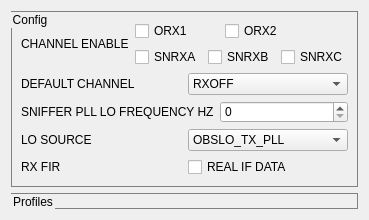
         <widget class="QWidget" name="tab_8">
          <attribute name="title">
           <string>OBS Settings</string>
          </attribute>
          <layout class="QVBoxLayout" name="verticalLayout_42">
           <item>
            <widget class="QGroupBox" name="groupBox_14">
             <property name="maximumSize">
              <size>
               <width>16777215</width>
               <height>250</height>
              </size>
             </property>
             <property name="styleSheet">
              <string notr="true">QGroupBox{
border:1px solid gray;
}</string>
             </property>
             <property name="title">
              <string>Config</string>
             </property>
             <layout class="QVBoxLayout" name="verticalLayout_19">
              <item>
               <layout class="QHBoxLayout" name="horizontalLayout_62">
                <item>
                 <widget class="QLabel" name="label_29">
                  <property name="text">
                   <string>CHANNEL ENABLE</string>
                  </property>
                 </widget>
                </item>
                <item>
                 <layout class="QVBoxLayout" name="verticalLayout_17">
                  <item>
                   <layout class="QHBoxLayout" name="horizontalLayout_61">
                    <item>
                     <widget class="QCheckBox" name="obs_settings_chk_orx1">
                      <property name="text">
                       <string>ORX1</string>
                      </property>
                     </widget>
                    </item>
                    <item>
                     <widget class="QCheckBox" name="obs_settings_chk_orx2">
                      <property name="text">
                       <string>ORX2</string>
                      </property>
                     </widget>
                    </item>
                    <item>
                     <spacer name="horizontalSpacer_27">
                      <property name="orientation">
                       <enum>Qt::Horizontal</enum>
                      </property>
                      <property name="sizeType">
                       <enum>QSizePolicy::Minimum</enum>
                      </property>
                      <property name="sizeHint" stdset="0">
                       <size>
                        <width>40</width>
                        <height>20</height>
                       </size>
                      </property>
                     </spacer>
                    </item>
                   </layout>
                  </item>
                  <item>
                   <layout class="QHBoxLayout" name="horizontalLayout_60">
                    <item>
                     <widget class="QCheckBox" name="obs_settings_chk_snrxa">
                      <property name="text">
                       <string>SNRXA</string>
                      </property>
                     </widget>
                    </item>
                    <item>
                     <widget class="QCheckBox" name="obs_settings_chk_snrxb">
                      <property name="text">
                       <string>SNRXB</string>
                      </property>
                     </widget>
                    </item>
                    <item>
                     <widget class="QCheckBox" name="obs_settings_chk_snrxc">
                      <property name="text">
                       <string>SNRXC</string>
                      </property>
                     </widget>
                    </item>
                   </layout>
                  </item>
                 </layout>
                </item>
               </layout>
              </item>
              <item>
               <layout class="QHBoxLayout" name="horizontalLayout_63">
                <item>
                 <widget class="QLabel" name="label_58">
                  <property name="text">
                   <string>DEFAULT CHANNEL</string>
                  </property>
                 </widget>
                </item>
                <item>
                 <widget class="QComboBox" name="obs_settings_cmb_default_channel">
                  <item>
                   <property name="text">
                    <string>RXOFF</string>
                   </property>
                  </item>
                  <item>
                   <property name="text">
                    <string>RX1_TXLO</string>
                   </property>
                  </item>
                  <item>
                   <property name="text">
                    <string>RX2_TXLO</string>
                   </property>
                  </item>
                  <item>
                   <property name="text">
                    <string>INTERNALCALS</string>
                   </property>
                  </item>
                  <item>
                   <property name="text">
                    <string>SNIFFER</string>
                   </property>
                  </item>
                  <item>
                   <property name="text">
                    <string>RX1_SNIFFERLO</string>
                   </property>
                  </item>
                  <item>
                   <property name="text">
                    <string>RX2_SNIFFERLO</string>
                   </property>
                  </item>
                  <item>
                   <property name="text">
                    <string>SNIFFER_A</string>
                   </property>
                  </item>
                  <item>
                   <property name="text">
                    <string>SNIFFER_B</string>
                   </property>
                  </item>
                  <item>
                   <property name="text">
                    <string>SNIFFER_C</string>
                   </property>
                  </item>
                 </widget>
                </item>
               </layout>
              </item>
              <item>
               <layout class="QHBoxLayout" name="horizontalLayout_72">
                <item>
                 <widget class="QLabel" name="label_59">
                  <property name="text">
                   <string>SNIFFER PLL LO FREQUENCY HZ</string>
                  </property>
                 </widget>
                </item>
                <item>
                 <widget class="QDoubleSpinBox" name="obs_settings_txt_sniffer_pll_lo_frequency_hz">
                  <property name="decimals">
                   <number>0</number>
                  </property>
                  <property name="maximum">
                   <double>999999999999999.000000000000000</double>
                  </property>
                 </widget>
                </item>
               </layout>
              </item>
              <item>
               <layout class="QHBoxLayout" name="horizontalLayout_73">
                <item>
                 <widget class="QLabel" name="label_60">
                  <property name="text">
                   <string>LO SOURCE</string>
                  </property>
                 </widget>
                </item>
                <item>
                 <widget class="QComboBox" name="obs_settings_cmb_lo_source">
                  <item>
                   <property name="text">
                    <string>OBSLO_TX_PLL</string>
                   </property>
                  </item>
                  <item>
                   <property name="text">
                    <string>OBSLO_SNIFFER_PLL</string>
                   </property>
                  </item>
                 </widget>
                </item>
               </layout>
              </item>
              <item>
               <layout class="QHBoxLayout" name="horizontalLayout_74">
                <item>
                 <widget class="QLabel" name="label_61">
                  <property name="text">
                   <string>RX FIR</string>
                  </property>
                 </widget>
                </item>
                <item>
                 <widget class="QCheckBox" name="obs_settings_chk_rx_fir">
                  <property name="text">
                   <string>REAL IF DATA</string>
                  </property>
                 </widget>
                </item>
               </layout>
              </item>
             </layout>
            </widget>
           </item>
           <item>
            <widget class="QGroupBox" name="groupBox_15">
             <property name="styleSheet">
              <string notr="true">QGroupBox{
border:1px solid gray;
}</string>
             </property>
             <property name="title">
              <string>Profiles</string>
             </property>
             <widget class="QGroupBox" name="groupBox_16">
              <property name="geometry">
               <rect>
                <x>30</x>
                <y>30</y>
                <width>731</width>
                <height>276</height>
               </rect>
              </property>
              <property name="styleSheet">
               <string notr="true">QGroupBox{
border:1px solid gray;
}</string>
              </property>
              <property name="title">
               <string>Observation</string>
              </property>
              <layout class="QVBoxLayout" name="verticalLayout_18">
               <property name="topMargin">
                <number>20</number>
               </property>
               <item>
                <layout class="QHBoxLayout" name="horizontalLayout_71">
                 <item>
                  <widget class="QLabel" name="label_62">
                   <property name="text">
                    <string>ADC DIV</string>
                   </property>
                  </widget>
                 </item>
                 <item>
                  <widget class="QSpinBox" name="obs_settings_txt_adc_div"/>
                 </item>
                </layout>
               </item>
               <item>
                <layout class="QHBoxLayout" name="horizontalLayout_70">
                 <item>
                  <widget class="QLabel" name="label_63">
                   <property name="text">
                    <string>RX FIR</string>
                   </property>
                  </widget>
                 </item>
                 <item>
                  <widget class="QComboBox" name="obs_settings_cmb_rx_fir">
                   <item>
                    <property name="text">
                     <string>DECIMATE by 1</string>
                    </property>
                   </item>
                   <item>
                    <property name="text">
                     <string>DECIMATE by 2</string>
                    </property>
                   </item>
                   <item>
                    <property name="text">
                     <string>DECIMATE by 4</string>
                    </property>
                   </item>
                  </widget>
                 </item>
                </layout>
               </item>
               <item>
                <layout class="QHBoxLayout" name="horizontalLayout_69">
                 <item>
                  <widget class="QLabel" name="label_64">
                   <property name="text">
                    <string>RX DEC5 DECIMATION</string>
                   </property>
                  </widget>
                 </item>
                 <item>
                  <widget class="QSpinBox" name="obs_settings_txt_rx_dec5_decimation"/>
                 </item>
                </layout>
               </item>
               <item>
                <layout class="QHBoxLayout" name="horizontalLayout_68">
                 <item>
                  <spacer name="horizontalSpacer_28">
                   <property name="orientation">
                    <enum>Qt::Horizontal</enum>
                   </property>
                   <property name="sizeHint" stdset="0">
                    <size>
                     <width>40</width>
                     <height>20</height>
                    </size>
                   </property>
                  </spacer>
                 </item>
                 <item>
                  <widget class="QCheckBox" name="obs_settings_chk_en_high_rej_dec5">
                   <property name="text">
                    <string>EN HIGH REJ DEC5</string>
                   </property>
                  </widget>
                 </item>
                </layout>
               </item>
               <item>
                <layout class="QHBoxLayout" name="horizontalLayout_67">
                 <item>
                  <widget class="QLabel" name="label_65">
                   <property name="text">
                    <string>RHB1 DECIMATION</string>
                   </property>
                  </widget>
                 </item>
                 <item>
                  <widget class="QSpinBox" name="obs_settings_txt_rhb1_decimation"/>
                 </item>
                </layout>
               </item>
               <item>
                <layout class="QHBoxLayout" name="horizontalLayout_66">
                 <item>
                  <widget class="QLabel" name="label_66">
                   <property name="text">
                    <string>IQ RATE KHZ</string>
                   </property>
                  </widget>
                 </item>
                 <item>
                  <widget class="QSpinBox" name="obs_settings_txt_iq_rate_khz">
                   <property name="maximum">
                    <number>999999999</number>
                   </property>
                   <property name="value">
                    <number>20000</number>
                   </property>
                  </widget>
                 </item>
                </layout>
               </item>
               <item>
                <layout class="QHBoxLayout" name="horizontalLayout_65">
                 <item>
                  <widget class="QLabel" name="label_67">
                   <property name="text">
                    <string>RF BANDWIDTH HZ</string>
                   </property>
                  </widget>
                 </item>
                 <item>
                  <widget class="QSpinBox" name="obs_settings_txt_rf_bandwith_hz">
                   <property name="maximum">
                    <number>999999999</number>
                   </property>
                   <property name="value">
                    <number>5000000</number>
                   </property>
                  </widget>
                 </item>
                </layout>
               </item>
               <item>
                <layout class="QHBoxLayout" name="horizontalLayout_64">
                 <item>
                  <widget class="QLabel" name="label_68">
                   <property name="text">
                    <string>RX BBF 3DB CORNER KHZ</string>
                   </property>
                  </widget>
                 </item>
                 <item>
                  <widget class="QSpinBox" name="obs_settings_txt_rx_bbf_3db_corner_khz"/>
                 </item>
                </layout>
               </item>
              </layout>
             </widget>
             <widget class="QGroupBox" name="groupBox_17">
              <property name="geometry">
               <rect>
                <x>30</x>
                <y>330</y>
                <width>721</width>
                <height>276</height>
               </rect>
              </property>
              <property name="styleSheet">
               <string notr="true">QGroupBox{
border:1px solid gray;
}</string>
              </property>
              <property name="title">
               <string>Sniffer</string>
              </property>
              <layout class="QVBoxLayout" name="verticalLayout_20">
               <property name="topMargin">
                <number>20</number>
               </property>
               <item>
                <layout class="QHBoxLayout" name="horizontalLayout_75">
                 <item>
                  <widget class="QLabel" name="label_69">
                   <property name="text">
                    <string>ADC DIV</string>
                   </property>
                  </widget>
                 </item>
                 <item>
                  <widget class="QSpinBox" name="obs_settings_txt_sniffer_adc_div_"/>
                 </item>
                </layout>
               </item>
               <item>
                <layout class="QHBoxLayout" name="horizontalLayout_76">
                 <item>
                  <widget class="QLabel" name="label_70">
                   <property name="text">
                    <string>RX FIR</string>
                   </property>
                  </widget>
                 </item>
                 <item>
                  <widget class="QComboBox" name="obs_settings_cmb_sniffer_rx_fir">
                   <item>
                    <property name="text">
                     <string>DECIMATE by 1</string>
                    </property>
                   </item>
                   <item>
                    <property name="text">
                     <string>DECIMATE by 2</string>
                    </property>
                   </item>
                   <item>
                    <property name="text">
                     <string>DECIMATE by 4</string>
                    </property>
                   </item>
                  </widget>
                 </item>
                </layout>
               </item>
               <item>
                <layout class="QHBoxLayout" name="horizontalLayout_77">
                 <item>
                  <widget class="QLabel" name="label_71">
                   <property name="text">
                    <string>RX DEC5 DECIMATION</string>
                   </property>
                  </widget>
                 </item>
                 <item>
                  <widget class="QSpinBox" name="obs_settings_txt_sniffer_rx_dec5_decimation"/>
                 </item>
                </layout>
               </item>
               <item>
                <layout class="QHBoxLayout" name="horizontalLayout_78">
                 <item>
                  <widget class="QLabel" name="label_72">
                   <property name="text">
                    <string>RX FIR</string>
                   </property>
                  </widget>
                 </item>
                 <item>
                  <widget class="QCheckBox" name="obs_settings_chk_sniffer_en_high_rej_dec5">
                   <property name="text">
                    <string>EN HIGH REJ DEC5</string>
                   </property>
                  </widget>
                 </item>
                </layout>
               </item>
               <item>
                <layout class="QHBoxLayout" name="horizontalLayout_79">
                 <item>
                  <widget class="QLabel" name="label_73">
                   <property name="text">
                    <string>RHB1 DECIMATION</string>
                   </property>
                  </widget>
                 </item>
                 <item>
                  <widget class="QSpinBox" name="obs_settings_txt_sniffer_rhb1_decimation"/>
                 </item>
                </layout>
               </item>
               <item>
                <layout class="QHBoxLayout" name="horizontalLayout_80">
                 <item>
                  <widget class="QLabel" name="label_74">
                   <property name="text">
                    <string>IQ RATE KHZ</string>
                   </property>
                  </widget>
                 </item>
                 <item>
                  <widget class="QSpinBox" name="obs_settings_txt_sniffer_iq_rate_khz">
                   <property name="maximum">
                    <number>61440</number>
                   </property>
                  </widget>
                 </item>
                </layout>
               </item>
               <item>
                <layout class="QHBoxLayout" name="horizontalLayout_81">
                 <item>
                  <widget class="QLabel" name="label_75">
                   <property name="text">
                    <string>RF BANDWIDTH HZ</string>
                   </property>
                  </widget>
                 </item>
                 <item>
                  <widget class="QSpinBox" name="obs_settings_txt_sniffer_rf_bandwith_hz">
                   <property name="maximum">
                    <number>20000000</number>
                   </property>
                  </widget>
                 </item>
                </layout>
               </item>
               <item>
                <layout class="QHBoxLayout" name="horizontalLayout_82">
                 <item>
                  <widget class="QLabel" name="label_76">
                   <property name="text">
                    <string>RX BBF 3DB CORNER KHZ</string>
                   </property>
                  </widget>
                 </item>
                 <item>
                  <widget class="QSpinBox" name="obs_settings_txt_sniffer_rx_bbf_3db_corner_khz">
                   <property name="maximum">
                    <number>20000</number>
                   </property>
                  </widget>
                 </item>
                </layout>
               </item>
              </layout>
             </widget>
            </widget>
           </item>
          </layout>
         </widget>
